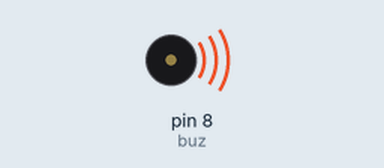
The sketch below on a simulated Arduino Uno, built with avr-gcc and run on an emulated ATmega328P. Parts: buzzer (waves = sounding).

Above: at 1.0 s.
At 3.0 s:
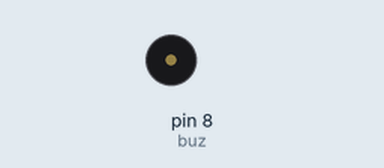
Timing chart, 0 to 5.2 s (numbered marks = the images above):
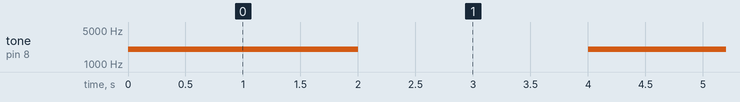

Measured:
- by itself, tone on pin 8 (buz): alternates 2000 Hz for 2.0 s and silent for 2.0 s

The sketch:

buzzer.ino
```cpp
//Code for tesing a Buzzer

#define buz 8
void setup(){
  pinMode(buz,OUTPUT);
}
void loop(){
  tone(buz,2000);
  delay(2000);
  noTone(buz);
  delay(2000);
}
```
